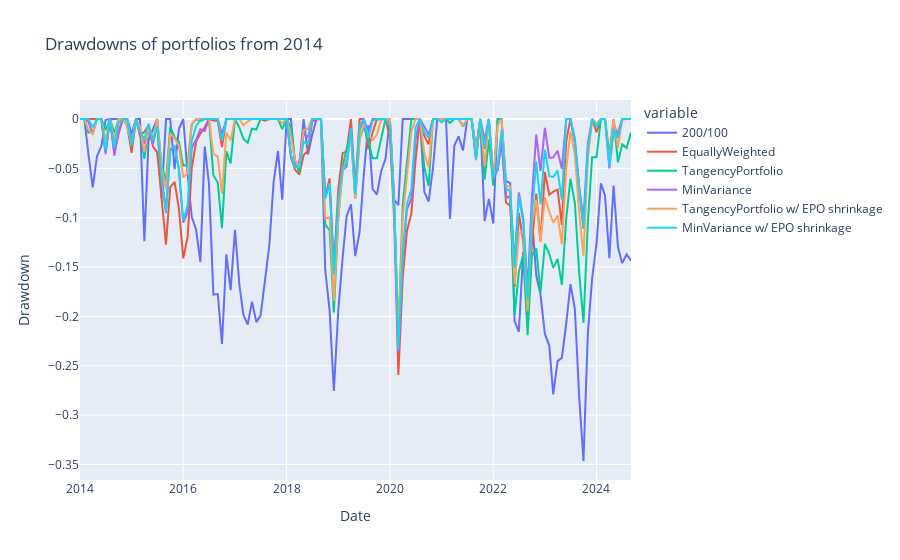

The cell this chart's notebook holds for it:
### Code cell
fig = px.line(drawdowns, title = 'Drawdowns of portfolios from 2014', labels = {'index': 'Date', 'value': 'Drawdown'})
fig.show()

### Figure 1 — Plotly figure (JSON) as saved in the notebook; plotly's stock layout.template omitted (floating-point values rounded to 4 significant figures; data arrays with more than 128 entries replaced by an {"elided": "..."} marker saying what was removed)
{"data": [{"hovertemplate": "variable=200/100<br>Date=%{x}<br>Drawdown=%{y}<extra></extra>", "legendgroup": "200/100", "line": {"color": "#636efa", "dash": "solid"}, "marker": {"symbol": "circle"}, "mode": "lines", "name": "200/100", "orientation": "v", "showlegend": true, "type": "scatter", "x": {"elided": "129 str values"}, "xaxis": "x", "y": {"elided": "129 float values"}, "yaxis": "y"}, {"hovertemplate": "variable=EquallyWeighted<br>Date=%{x}<br>Drawdown=%{y}<extra></extra>", "legendgroup": "EquallyWeighted", "line": {"color": "#EF553B", "dash": "solid"}, "marker": {"symbol": "circle"}, "mode": "lines", "name": "EquallyWeighted", "orientation": "v", "showlegend": true, "type": "scatter", "x": {"elided": "129 str values"}, "xaxis": "x", "y": {"elided": "129 float values"}, "yaxis": "y"}, {"hovertemplate": "variable=TangencyPortfolio<br>Date=%{x}<br>Drawdown=%{y}<extra></extra>", "legendgroup": "TangencyPortfolio", "line": {"color": "#00cc96", "dash": "solid"}, "marker": {"symbol": "circle"}, "mode": "lines", "name": "TangencyPortfolio", "orientation": "v", "showlegend": true, "type": "scatter", "x": {"elided": "129 str values"}, "xaxis": "x", "y": {"elided": "129 float values"}, "yaxis": "y"}, {"hovertemplate": "variable=MinVariance<br>Date=%{x}<br>Drawdown=%{y}<extra></extra>", "legendgroup": "MinVariance", "line": {"color": "#ab63fa", "dash": "solid"}, "marker": {"symbol": "circle"}, "mode": "lines", "name": "MinVariance", "orientation": "v", "showlegend": true, "type": "scatter", "x": {"elided": "129 str values"}, "xaxis": "x", "y": {"elided": "129 float values"}, "yaxis": "y"}, {"hovertemplate": "variable=TangencyPortfolio w/ EPO shrinkage<br>Date=%{x}<br>Drawdown=%{y}<extra></extra>", "legendgroup": "TangencyPortfolio w/ EPO shrinkage", "line": {"color": "#FFA15A", "dash": "solid"}, "marker": {"symbol": "circle"}, "mode": "lines", "name": "TangencyPortfolio w/ EPO shrinkage", "orientation": "v", "showlegend": true, "type": "scatter", "x": {"elided": "129 str values"}, "xaxis": "x", "y": {"elided": "129 float values"}, "yaxis": "y"}, {"hovertemplate": "variable=MinVariance w/ EPO shrinkage<br>Date=%{x}<br>Drawdown=%{y}<extra></extra>", "legendgroup": "MinVariance w/ EPO shrinkage", "line": {"color": "#19d3f3", "dash": "solid"}, "marker": {"symbol": "circle"}, "mode": "lines", "name": "MinVariance w/ EPO shrinkage", "orientation": "v", "showlegend": true, "type": "scatter", "x": {"elided": "129 str values"}, "xaxis": "x", "y": {"elided": "129 float values"}, "yaxis": "y"}], "layout": {"legend": {"title": {"text": "variable"}, "tracegroupgap": 0}, "title": {"text": "Drawdowns of portfolios from 2014"}, "xaxis": {"anchor": "y", "domain": [0, 1], "title": {"text": "Date"}}, "yaxis": {"anchor": "x", "domain": [0, 1], "title": {"text": "Drawdown"}}}}
